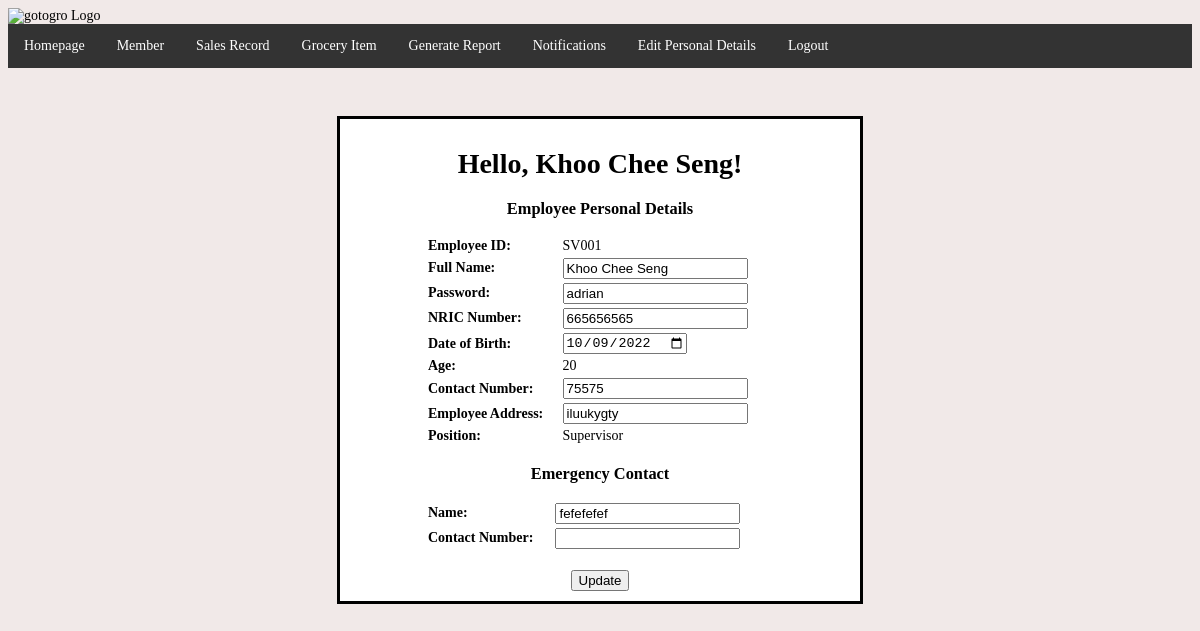
The app's page /editPersonalDetailsManager.php (signed in) with its own data.
### tables this page shows
CREATE TABLE `employee` (
  `employee_id` varchar(50) NOT NULL,
  `employee_password` varchar(50) NOT NULL,
  `employee_name` varchar(100) NOT NULL,
  `employee_ic` varchar(20) NOT NULL,
  `employee_dob` date NOT NULL,
  `employee_age` int(2) NOT NULL,
  `employee_phone_number` varchar(20) NOT NULL,
  `employee_address` varchar(255) NOT NULL,
  `employee_position` varchar(50) NOT NULL,
  `employee_emer_name` varchar(100) NOT NULL,
  `employee_emer_num` varchar(20) NOT NULL,
  `employee_emer_rela` varchar(50) NOT NULL
);

### editPersonalDetailsManager.php (the view, shortened to what this page needs)
<!DOCTYPE html>
<html>
  <head>
  </head>
<body>
  <img src="SLogo.png" alt="gotogro Logo" width="300" height="90">
  <ul>
    <li><a href="managerHomepage.php">Homepage</a> </li>
    <li class="dropdown">
      <a href="javascript:void(0)" class="dropbtn">Member</a>
    </li>
    <li class="dropdown">
      <a href="javascript:void(0)" class="dropbtn">Sales Record</a>
    </li>
    <li class="dropdown">
      <a href="javascript:void(0)" class="dropbtn">Grocery Item</a>
    </li>
    <li class="dropdown">
      <a href="javascript:void(0)" class="dropbtn">Generate Report</a>
    </li>
    <li><a href="notificationManager.php">Notifications</a></li>
    <li><a href="editPersonalDetailsManager.php">Edit Personal Details</a></li>
    <li><a href = "logout.php">Logout</a></li>
  </ul>
  <?php
 $query = mysqli_query($mysqli, "SELECT * from employee WHERE employee_id = '$_SESSION[id]'; ");
 $row = mysqli_fetch_array($query);
 ?>
 <br><br><br>
 <div class="EditDetails">
 <h1><center>Hello, <?php echo $row['employee_name']; ?>!</center></h1>
 <form action="editPersonalDetailsStaff.php" method="post">
   <center>
     <h3> Employee Personal Details </h3>
     <table>
     <table class ="mainInfo" style="width: 70%">
     <tr>
         <td> <b>Employee ID:</b> </td>
         <td> <?php echo $row['employee_id'];?> </td>
    </tr>
     <tr>
       <td> <b>Full Name:</b> </td>
       <td> <input type ="text" name="name" value="<?php echo $row['employee_name'];?>" </td>
     </tr>
     <tr>
       <td> <b>Password:</b> </td>
       <td> <input type ="text" name="pass" value="<?php echo $row['employee_password'];?>" </td>
     </tr>
     <tr>
       <td> <b>NRIC Number:</b> </td>
       <td> <input type ="text" name="IcNumber" value="<?php echo $row['employee_ic'];?>" </td>
     </tr>
     <tr>
       <td> <b>Date of Birth:</b> </td>
       <td> <input type ="date" name="birthday" value="<?php echo $row['employee_dob'];?>" </td>
     </tr>
     <tr>
       <td> <b>Age:</b> </td>
       <td> <?php echo $row['employee_age'];?> </td>
     </tr>
     <tr>
       <td> <b>Contact Number:</b> </td>
       <td> <input type ="number" name="phnum" value="<?php echo $row['employee_phone_number'];?>" </td>
     </tr>
     <tr>
       <td> <b>Employee Address:</b> </td>
       <td> <input type ="text" name="addr" value="<?php echo $row['employee_address'];?>" </td>
     </tr>
     <tr>
       <td> <b>Position:</b> </td>
       <td> <?php echo $row['employee_position'];?> </td>
     </tr>
   </table>
     <h3> Emergency Contact </h3>
     <table class ="emerContact" style ="width: 70%">
       <tr>
           <td> <b>Name:</b> </td>
           <td> <input type ="text" name="em_name" value="<?php echo $row['employee_emer_name'];?>" </td>
       </tr>
       <tr>
           <td> <b>Contact Number:</b> </td>
           <td> <input type ="number" name="em_phone" value="<?php echo $row['employee_emer_num'];?>" </td>
       </tr>
     </table>
 </table>
   <br><input type ="submit" name="update" value="Update">
</center>
 </form>
</div>
</body>
</html>

### editPersonalDetailsManager.php (style rules this page uses)
body { background-color: #F1E9E8; font-family: Montserrat; font-size: 14px; }
ul { list-style-type: none; margin: 0; padding: 0; overflow: hidden; background-color: #333; }
li { float: left; }
li a, .dropbtn { display: inline-block; color: white; text-align: center; padding: 14px 16px; text-decoration: none; }
li.dropdown { display: inline-block; }
.EditDetails { margin: auto; border: 3px solid black; padding: 10px; width: 500px; background-color: white; }

### records on screen
employee: employee_name "Khoo Chee Seng", employee_id "SV001", name "Khoo Chee Seng", pass "adrian", IcNumber "665656565", birthday "10/09/2022", employee_age "20", phnum "75575", addr "iluukygty", employee_position "Supervisor", em_name "fefefefef"
